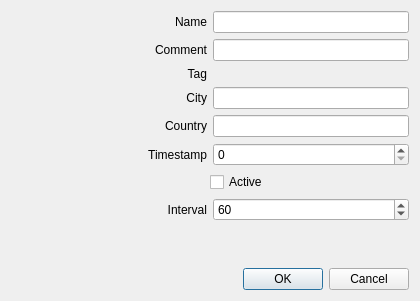
<?xml version="1.0" encoding="UTF-8"?>
<ui version="4.0">
 <class>ExtWeather</class>
 <widget class="QDialog" name="ExtWeather">
  <property name="geometry">
   <rect>
    <x>0</x>
    <y>0</y>
    <width>420</width>
    <height>301</height>
   </rect>
  </property>
  <property name="windowTitle">
   <string>Configuration</string>
  </property>
  <layout class="QVBoxLayout" name="verticalLayout">
   <item>
    <layout class="QHBoxLayout" name="layout_name">
     <item>
      <widget class="QLabel" name="label_name">
       <property name="sizePolicy">
        <sizepolicy hsizetype="Expanding" vsizetype="Preferred">
         <horstretch>0</horstretch>
         <verstretch>0</verstretch>
        </sizepolicy>
       </property>
       <property name="text">
        <string>Name</string>
       </property>
       <property name="alignment">
        <set>Qt::AlignRight|Qt::AlignTrailing|Qt::AlignVCenter</set>
       </property>
      </widget>
     </item>
     <item>
      <widget class="QLineEdit" name="lineEdit_name"/>
     </item>
    </layout>
   </item>
   <item>
    <layout class="QHBoxLayout" name="layout_comment">
     <item>
      <widget class="QLabel" name="label_comment">
       <property name="sizePolicy">
        <sizepolicy hsizetype="Expanding" vsizetype="Preferred">
         <horstretch>0</horstretch>
         <verstretch>0</verstretch>
        </sizepolicy>
       </property>
       <property name="text">
        <string>Comment</string>
       </property>
       <property name="alignment">
        <set>Qt::AlignRight|Qt::AlignTrailing|Qt::AlignVCenter</set>
       </property>
      </widget>
     </item>
     <item>
      <widget class="QLineEdit" name="lineEdit_comment"/>
     </item>
    </layout>
   </item>
   <item>
    <layout class="QHBoxLayout" name="layout_number">
     <item>
      <widget class="QLabel" name="label_number">
       <property name="text">
        <string>Tag</string>
       </property>
       <property name="alignment">
        <set>Qt::AlignRight|Qt::AlignTrailing|Qt::AlignVCenter</set>
       </property>
      </widget>
     </item>
     <item>
      <widget class="QLabel" name="label_numberValue">
       <property name="text">
        <string/>
       </property>
      </widget>
     </item>
    </layout>
   </item>
   <item>
    <layout class="QHBoxLayout" name="layout_city">
     <item>
      <widget class="QLabel" name="label_city">
       <property name="sizePolicy">
        <sizepolicy hsizetype="Expanding" vsizetype="Preferred">
         <horstretch>0</horstretch>
         <verstretch>0</verstretch>
        </sizepolicy>
       </property>
       <property name="text">
        <string>City</string>
       </property>
       <property name="alignment">
        <set>Qt::AlignRight|Qt::AlignTrailing|Qt::AlignVCenter</set>
       </property>
      </widget>
     </item>
     <item>
      <widget class="QLineEdit" name="lineEdit_city"/>
     </item>
    </layout>
   </item>
   <item>
    <layout class="QHBoxLayout" name="layout_country">
     <item>
      <widget class="QLabel" name="label_country">
       <property name="sizePolicy">
        <sizepolicy hsizetype="Expanding" vsizetype="Preferred">
         <horstretch>0</horstretch>
         <verstretch>0</verstretch>
        </sizepolicy>
       </property>
       <property name="text">
        <string>Country</string>
       </property>
       <property name="alignment">
        <set>Qt::AlignRight|Qt::AlignTrailing|Qt::AlignVCenter</set>
       </property>
      </widget>
     </item>
     <item>
      <widget class="QLineEdit" name="lineEdit_country"/>
     </item>
    </layout>
   </item>
   <item>
    <layout class="QHBoxLayout" name="layout_timestamp">
     <item>
      <widget class="QLabel" name="label_timestamp">
       <property name="text">
        <string>Timestamp</string>
       </property>
       <property name="alignment">
        <set>Qt::AlignRight|Qt::AlignTrailing|Qt::AlignVCenter</set>
       </property>
      </widget>
     </item>
     <item>
      <widget class="QSpinBox" name="spinBox_timestamp">
       <property name="maximum">
        <number>40</number>
       </property>
      </widget>
     </item>
    </layout>
   </item>
   <item>
    <layout class="QHBoxLayout" name="layout_active">
     <item>
      <spacer name="spacer_active">
       <property name="orientation">
        <enum>Qt::Horizontal</enum>
       </property>
       <property name="sizeHint" stdset="0">
        <size>
         <width>40</width>
         <height>20</height>
        </size>
       </property>
      </spacer>
     </item>
     <item>
      <widget class="QCheckBox" name="checkBox_active">
       <property name="sizePolicy">
        <sizepolicy hsizetype="Expanding" vsizetype="Fixed">
         <horstretch>0</horstretch>
         <verstretch>0</verstretch>
        </sizepolicy>
       </property>
       <property name="text">
        <string>Active</string>
       </property>
      </widget>
     </item>
    </layout>
   </item>
   <item>
    <layout class="QHBoxLayout" name="layout_interval">
     <item>
      <widget class="QLabel" name="label_interval">
       <property name="text">
        <string>Interval</string>
       </property>
       <property name="alignment">
        <set>Qt::AlignRight|Qt::AlignTrailing|Qt::AlignVCenter</set>
       </property>
      </widget>
     </item>
     <item>
      <widget class="QSpinBox" name="spinBox_interval">
       <property name="minimum">
        <number>1</number>
       </property>
       <property name="maximum">
        <number>10000</number>
       </property>
       <property name="singleStep">
        <number>10</number>
       </property>
       <property name="value">
        <number>60</number>
       </property>
      </widget>
     </item>
    </layout>
   </item>
   <item>
    <spacer name="verticalSpacer">
     <property name="orientation">
      <enum>Qt::Vertical</enum>
     </property>
     <property name="sizeHint" stdset="0">
      <size>
       <width>20</width>
       <height>40</height>
      </size>
     </property>
    </spacer>
   </item>
   <item>
    <widget class="QDialogButtonBox" name="buttonBox">
     <property name="orientation">
      <enum>Qt::Horizontal</enum>
     </property>
     <property name="standardButtons">
      <set>QDialogButtonBox::Cancel|QDialogButtonBox::Ok</set>
     </property>
    </widget>
   </item>
  </layout>
 </widget>
 <resources/>
 <connections>
  <connection>
   <sender>buttonBox</sender>
   <signal>accepted()</signal>
   <receiver>ExtWeather</receiver>
   <slot>accept()</slot>
   <hints>
    <hint type="sourcelabel">
     <x>248</x>
     <y>254</y>
    </hint>
    <hint type="destinationlabel">
     <x>157</x>
     <y>274</y>
    </hint>
   </hints>
  </connection>
  <connection>
   <sender>buttonBox</sender>
   <signal>rejected()</signal>
   <receiver>ExtWeather</receiver>
   <slot>reject()</slot>
   <hints>
    <hint type="sourcelabel">
     <x>316</x>
     <y>260</y>
    </hint>
    <hint type="destinationlabel">
     <x>286</x>
     <y>274</y>
    </hint>
   </hints>
  </connection>
 </connections>
</ui>
